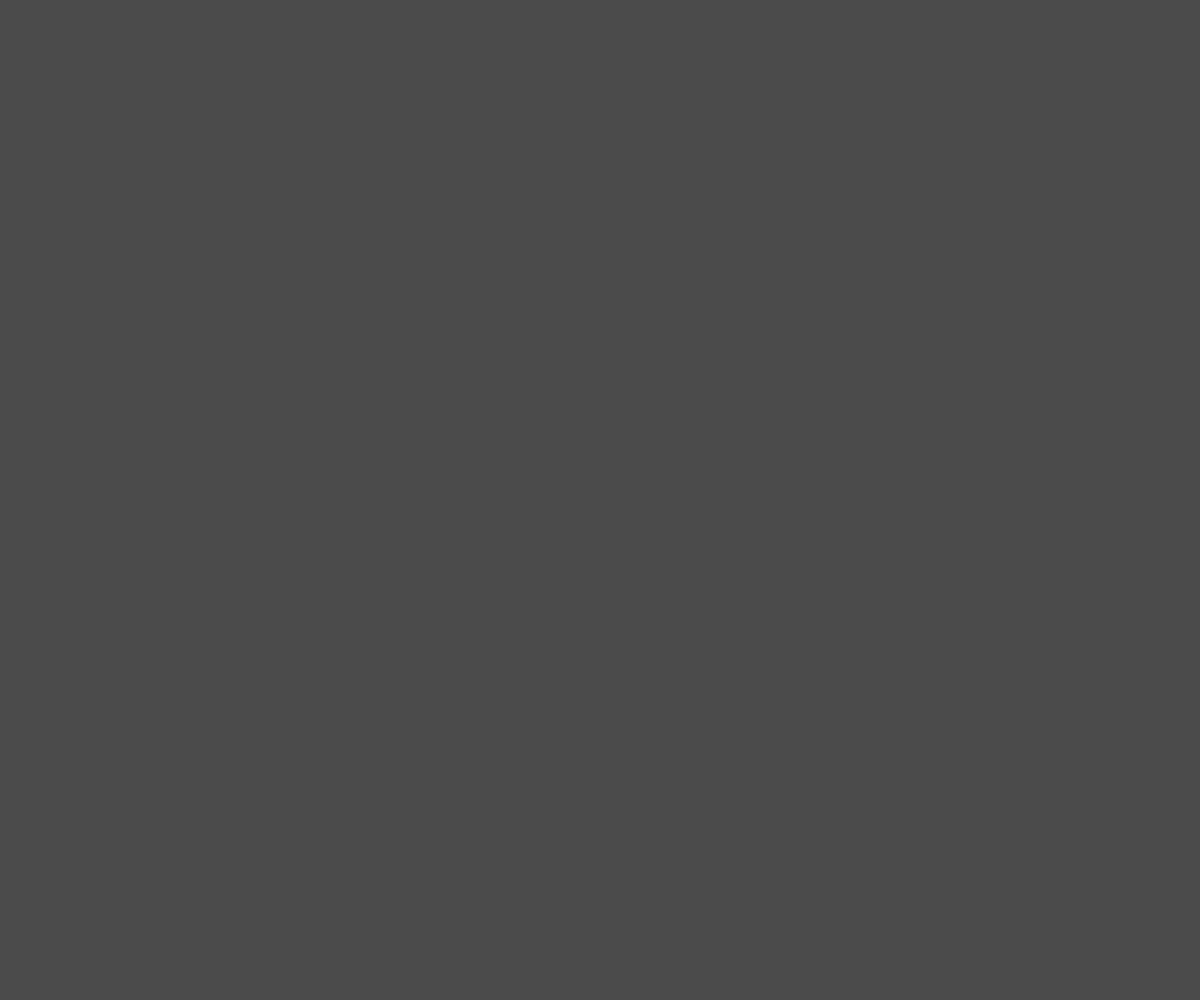
Frame 1 (no input)
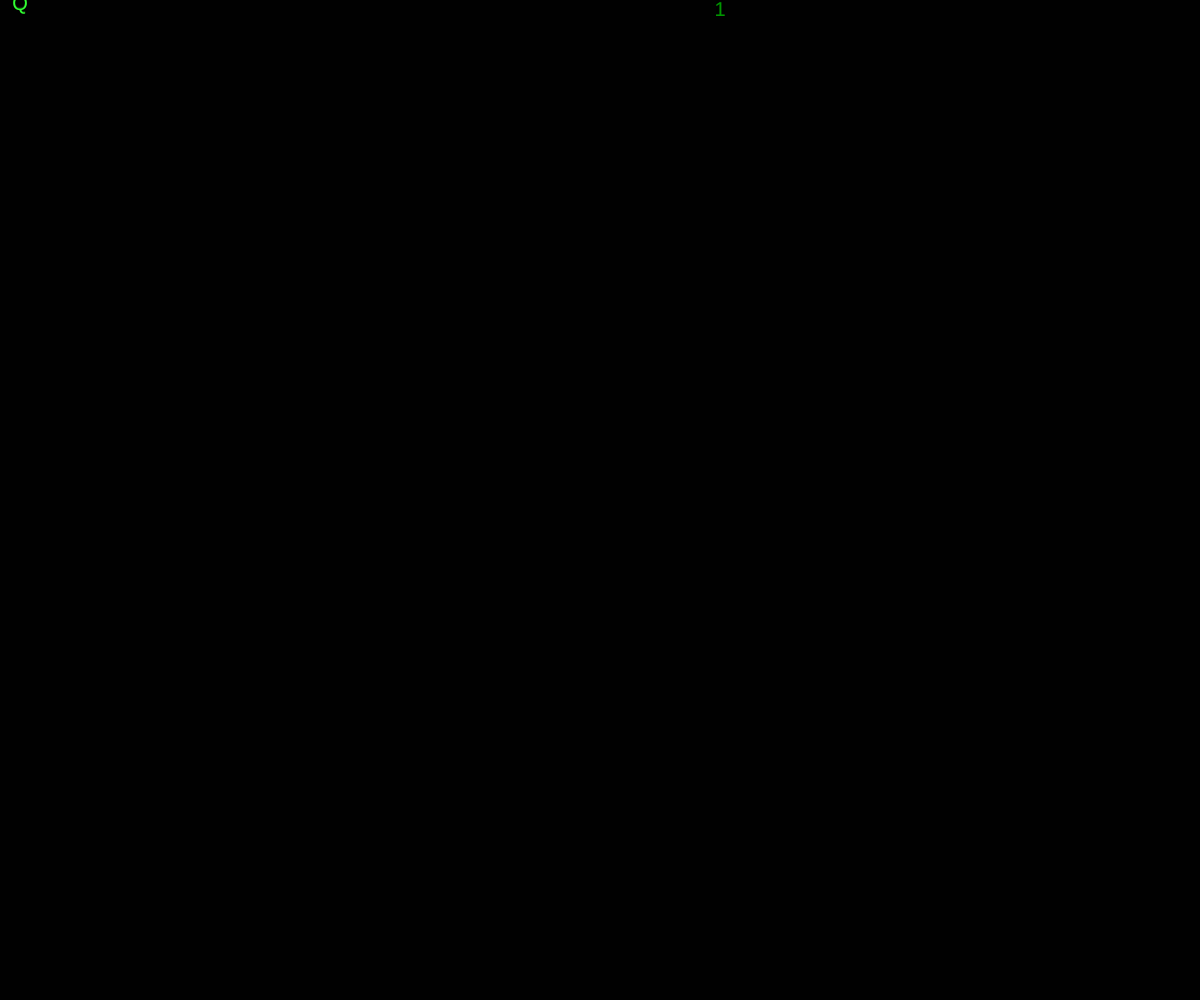
Frame 60 (no input)
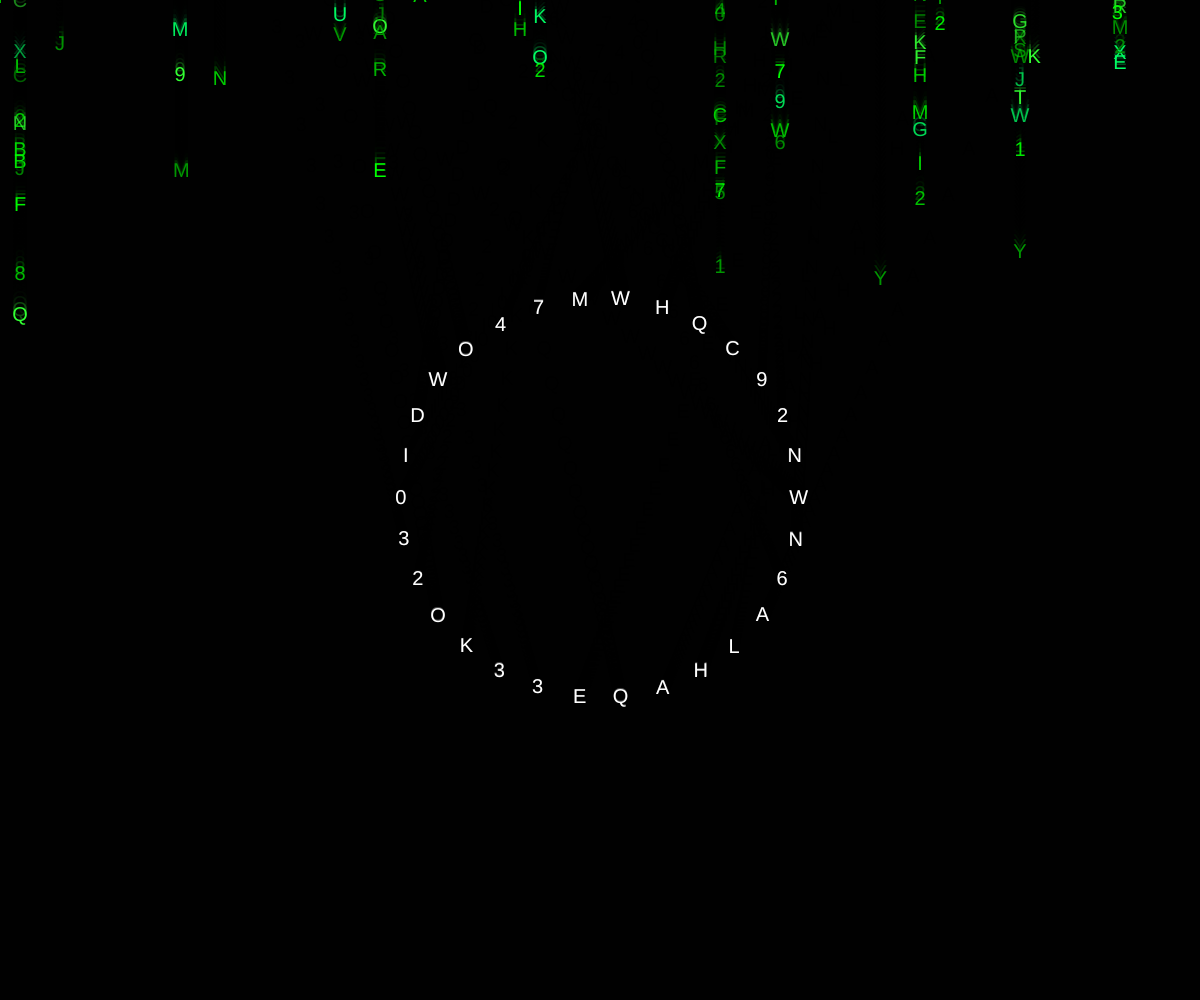
Frame 120 (the mouse pressed at the canvas centre since frame 60)

The p5.js sketch that drew these frames (run headless with seeded random() and noise() and a simulated clock; from frame 60 on, the mouse is pressed at the canvas centre):

// p5.js sketch
// ── sketch.js
let columns = [];
let fallingChars = [];
let colorPalette = [];
let gravity = 0.1;
let radius = 200;
let currentPatternChars = [];
let charSize = 20;
let columnSpacing = 20; // Slightly increased spacing for better performance

function setup() {
  createCanvas(windowWidth, windowHeight);
  textSize(charSize);
  textAlign(CENTER, CENTER);
  frameRate(60); // frame rate to make animations smoother

  // Initialize the color palette with shades of green
  colorPalette = [
    color(0, 255, 0),   // Bright green
    color(0, 200, 0),   // Medium green
    color(0, 150, 0),   // Dark green
    color(0, 255, 100), // Light green
    color(50, 255, 50)  // Lighter green
  ];

  // Initialize columns of characters for Matrix rain effect
  for (let x = 0; x < width; x += columnSpacing) {
    columns.push(createColumn(x));
  }
  
 
  for (let i = 0; i < 50; i++) { // Reduced number of falling chars for smoother performance
    fallingChars.push({
      x: random(width),
      y: random(-800, 0),
      speed: random(2, 5),
      color: random(colorPalette),
      char: getRandomChar(),
      inPattern: false,
      targetX: null,
      targetY: null
    });
  }
}

function draw() {
  background(0, 180); 

  // Update and display each column for Matrix rain effect
  for (let column of columns) {
    updateColumn(column);
    displayColumn(column);
  }

  // Updates and display additional falling characters for patterns
  for (let char of fallingChars) {
    updateFallingChar(char);
    displayChar(char);
  }
}

// Control the gravity acceleration with mouse movement
function mouseMoved() {
  gravity = map(mouseX, 0, width, 0.1, 2.5); 
}

// Change the color of falling characters when the mouse is clicked
function mousePressed() {
  if (currentPatternChars.length > 0) {
    // Reset pattern characters to falling state
    for (let char of currentPatternChars) {
      char.inPattern = false;
      char.color = random(colorPalette);
    }
    currentPatternChars = [];
  } else {
    formCirclePattern();
  }
}

// Function to form a circular pattern
function formCirclePattern() {
  let centerX = width / 2;
  let centerY = height / 2;

  currentPatternChars = randomSubset(fallingChars, 30); // Reduced number for performance

  for (let i = 0; i < currentPatternChars.length; i++) {
    let char = currentPatternChars[i];
    let angle = map(i, 0, currentPatternChars.length, 0, TWO_PI);
    char.targetX = centerX + cos(angle) * radius;
    char.targetY = centerY + sin(angle) * radius;
    char.inPattern = true;
    char.color = color(255); // Set color to white for pattern
  }
}

// this snippet creates a new column of characters at a specific x position for Matrix rain
function createColumn(x) {
  let chars = [];
  let y = random(-1000, 0);
  for (let i = 0; i < 15; i++) { // Reduced number of characters per column
    chars.push({
      x: x,
      y: y - i * charSize,
      speed: random(2, 4),
      color: random(colorPalette),
      char: getRandomChar()
    });
  }
  return chars;
}

// Update characters in a column to create a continuous falling effect
function updateColumn(column) {
  for (let char of column) {
    char.y += char.speed * gravity; // Apply gravity to all characters in the column

    if (char.y > height) {
      char.y = -charSize * column.length;
      char.char = getRandomChar();
      char.color = random(colorPalette);
    }
  }
}

// Display each character with a fading trail effect for Matrix rain
function displayColumn(column) {
  for (let i = 0; i < column.length; i++) {
    let char = column[i];
    let alpha = map(i, 0, column.length, 255, 100); 
    fill(char.color.levels[0], char.color.levels[1], char.color.levels[2], alpha);
    text(char.char, char.x, char.y);
  }
}

// Updates the position of a falling character
function updateFallingChar(char) {
  if (char.inPattern) {
    // Move towards the target position for the pattern
    char.x = lerp(char.x, char.targetX, 0.1);
    char.y = lerp(char.y, char.targetY, 0.1);
  } else {
    char.y += char.speed * gravity; // Apply gravity to all fallingChars

    if (char.y > height) {
      char.y = random(-100, -50);
      char.x = random(width);
      char.char = getRandomChar();
      char.color = random(colorPalette);
    }
  }
}

// Display a falling character
function displayChar(char) {
  fill(char.color);
  text(char.char, char.x, char.y);
}

// Function to get a random character
function getRandomChar() {
  let chars = "ABCDEFGHIJKLMNOPQRSTUVWXYZ0123456789";
  return chars.charAt(floor(random(chars.length)));
}

// Function to get a random subset of an array
function randomSubset(array, count) {
  let subset = [];
  while (subset.length < count && array.length > subset.length) {
    let randomIndex = floor(random(array.length));
    let item = array[randomIndex];
    if (!subset.includes(item)) subset.push(item);
  }
  return subset;
}
